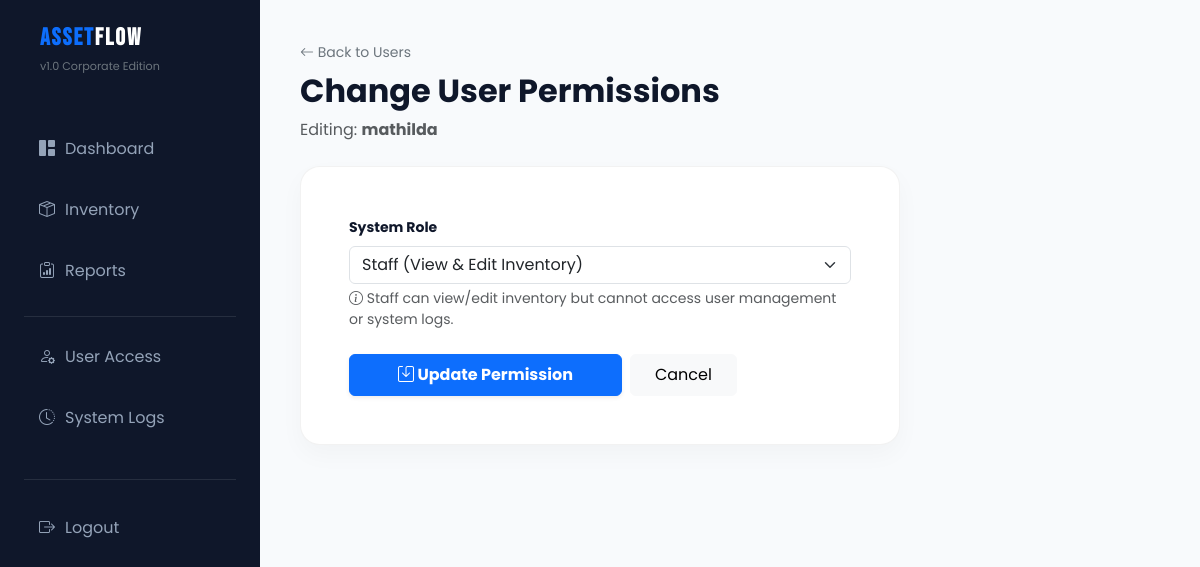
Before: /edit_user_permissions.php?id=4 (signed in) with the older database file.
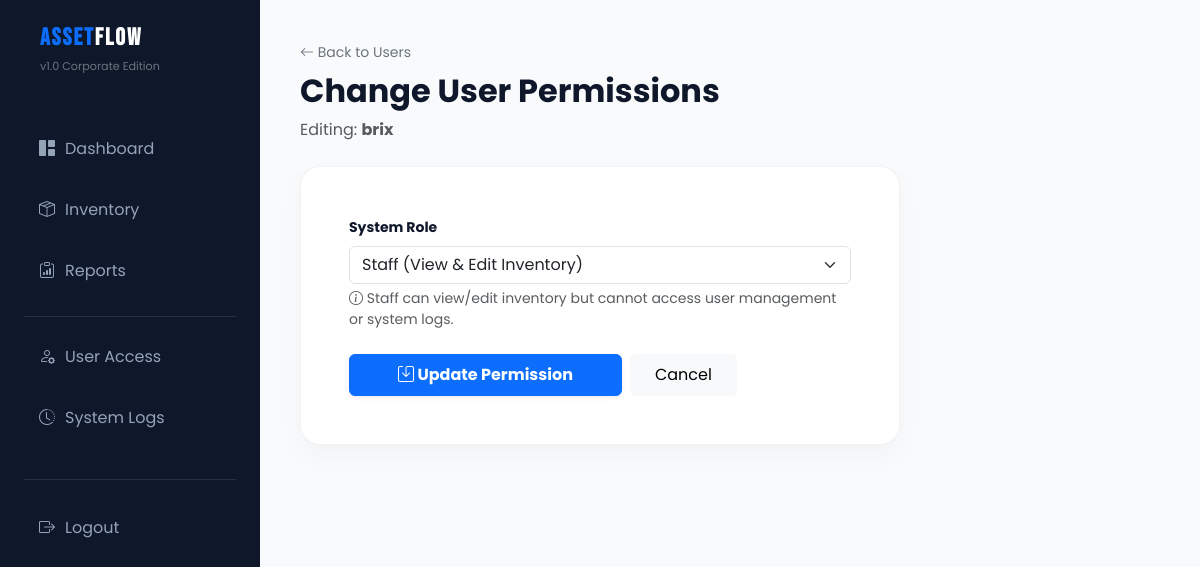
After: the same page with the newer database file.
### tables this page shows
CREATE TABLE users (
  id int(11) NOT NULL,
  username varchar(50) NOT NULL,
  password varchar(255) NOT NULL,
  role enum('Admin','Staff') DEFAULT 'Staff',
  last_login datetime DEFAULT NULL
);

### edit_user_permissions.php (the view, shortened to what this page needs)
<?php
include 'db_connect.php';
include 'includes/header.php';
include 'includes/sidebar.php';
$user_id = isset($_GET['id']) ? (int)$_GET['id'] : 0;
$stmt = $pdo->prepare("SELECT id, username, role FROM users WHERE id = ?");
$stmt->execute([$user_id]);
$user = $stmt->fetch();
?>
<div class="main-content">
    <div class="mb-4">
        <a href="users.php" class="text-decoration-none text-secondary small">
            <i class="bi bi-arrow-left"></i> Back to Users
        </a>
        <h2 class="fw-bold mt-2">Change User Permissions</h2>
        <p class="text-muted">Editing: <strong><?= htmlspecialchars($user['username']) ?></strong></p>
    </div>
    <div class="inventory-table-card p-5" style="max-width: 600px;">
        <form method="POST">
            <div class="mb-4">
                <label class="form-label fw-bold small">System Role</label>
                <select name="role" class="form-select" required>
                    <option value="Staff" <?= $user['role'] == 'Staff' ? 'selected' : '' ?>>Staff (View & Edit Inventory)</option>
                </select>
                <div class="form-text text-muted small">
                    <i class="bi bi-info-circle"></i> Staff can view/edit inventory but cannot access user management or system logs.
                </div>
            </div>
            <div class="d-flex gap-2">
                <button type="submit" class="btn btn-primary px-5 py-2 fw-bold shadow-sm">
                    <i class="bi bi-save"></i> Update Permission
                </button>
                <a href="users.php" class="btn btn-light px-4 py-2">Cancel</a>
            </div>
        </form>
    </div>
</div>
</body>
</html>

Changed rows visible on the page:
changed users "Staff (View & Edit Inventory)": username "mathilda" → "brix"
